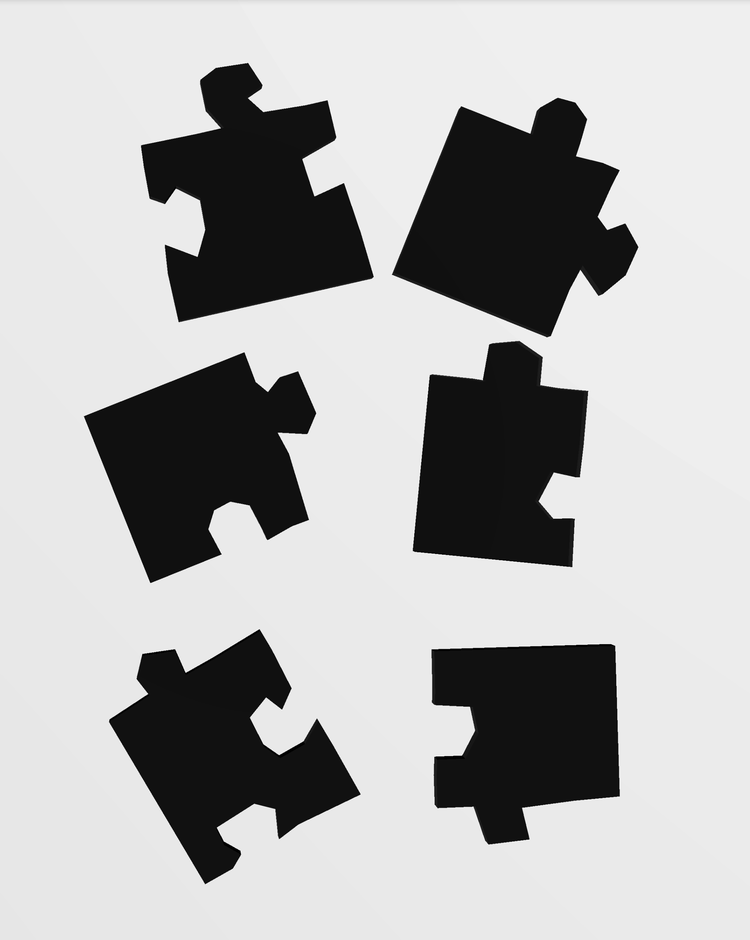
#> input picture data/image-007.png, 750 x 940 px, shrunk from 2064 x 2586 before the run
$ jupyter execute 04_ShapeAndPieceDetection.ipynb   (older library calls are emulated)
#> lines starting #> are read from the running program, lines starting #| are printed output that depends on the picture; after the words box and inside, x2 and y2 are one past the last pixel; in counts of white or black regions, pixels touching at a corner belong together
# 04 - Shape & Piece Detection

## Übersicht
Dieses Notebook zeigt die Schritte der Pipeline zur Erkennung von Puzzle-Teilen und dem Rahmen:

1. **Image Loading & Preprocessing** - Bild laden und vorbereiten (Grayscale, Blur, Threshold)
2. **Shape Detection (Sobel)** - Kantenerkennung mit Sobel-Operator
3. **Piece Detection** - Konturen finden und in Frame/Pieces aufteilen
4. **Visualisierung** - Ergebnisse darstellen

### Installation von packages

[cell 1]
import cv2
import numpy as np
import matplotlib.pyplot as plt

### 1. Image Loading & Preprocessing
Das Bild wird geladen und mit der im **01 - Image Preprocessing** definierten Methode vorbereitet:
- Grayscale Conversion
- Gaussian Blur (5x5)
- Otsu's Threshold

Diese Logik ist in `ImageLoader.__clean()` implementiert:

[cell 2]
image_path = '../data/image-007.png'
image_raw = cv2.imread(image_path)
#> image_raw is the input picture: shape (940, 750, 3); mean B, G, R 176, 176, 176

plt.imshow(cv2.cvtColor(image_raw, cv2.COLOR_BGR2RGB))
plt.title('Original Image', fontsize=16)
plt.axis('off')
plt.show()

print(f'Shape: {image_raw.shape}')
#| Shape: (940, 750, 3)

[cell 3]
# === ImageLoader.__clean() ===
# Quelle: solver/pipeline/image_loader.py

def image_loader_clean(image):
    """Preprocessing: Grayscale -> Gaussian Blur -> Otsu Threshold"""
    grayscale = cv2.cvtColor(image, cv2.COLOR_BGR2GRAY)
    blurred = cv2.GaussianBlur(grayscale, (5, 5), 0)

    _, threshold = cv2.threshold(blurred, 0, 255, cv2.THRESH_BINARY + cv2.THRESH_OTSU)
#> threshold: shape (940, 750); 73% white; 6 black regions, box (x1, y1, x2, y2) and area: (393, 98, 638, 337) 35774, (141, 63, 373, 322) 34468, (84, 353, 316, 583) 31573, (109, 630, 360, 884) 30750, (413, 341, 588, 567) 28997, (432, 644, 620, 844) 28847

    return threshold

image_preprocessed = image_loader_clean(image_raw)

fig, axes = plt.subplots(1, 2, figsize=(14, 6))
axes[0].imshow(cv2.cvtColor(image_raw, cv2.COLOR_BGR2RGB))
axes[0].set_title('Original', fontsize=14)
axes[0].axis('off')

axes[1].imshow(image_preprocessed, cmap='gray')
axes[1].set_title('ImageLoader.__clean() (Grayscale + Blur + Otsu)', fontsize=14)
axes[1].axis('off')

plt.tight_layout()
plt.show()

print(f'Preprocessed Shape: {image_preprocessed.shape}')
#| Preprocessed Shape: (940, 750)

### 2. Shape Detection (Sobel)
Der `ShapeDetector` verwendet den Sobel-Operator zur Kantenerkennung. Wie im **02 - Edge Detection** Notebook gezeigt, bietet Sobel einen guten Kompromiss zwischen Qualität und Performance.

Der Sobel-Operator berechnet:
- Gradient in X-Richtung (vertikale Kanten)
- Gradient in Y-Richtung (horizontale Kanten)
- Kombiniert beide zu einem Gesamtgradienten

[cell 4]
# === ShapeDetector.detect() ===
# Quelle: solver/pipeline/shape_detector.py

def shape_detector_detect(image):
    """Sobel Edge Detection"""
    gradient_x = cv2.Sobel(image, cv2.CV_16S, 1, 0)
    gradient_y = cv2.Sobel(image, cv2.CV_16S, 0, 1)

    gradient_x_abs = np.abs(gradient_x)
    gradient_y_abs = np.abs(gradient_y)

    return np.minimum(gradient_x_abs + gradient_y_abs, 255).astype(np.uint8)
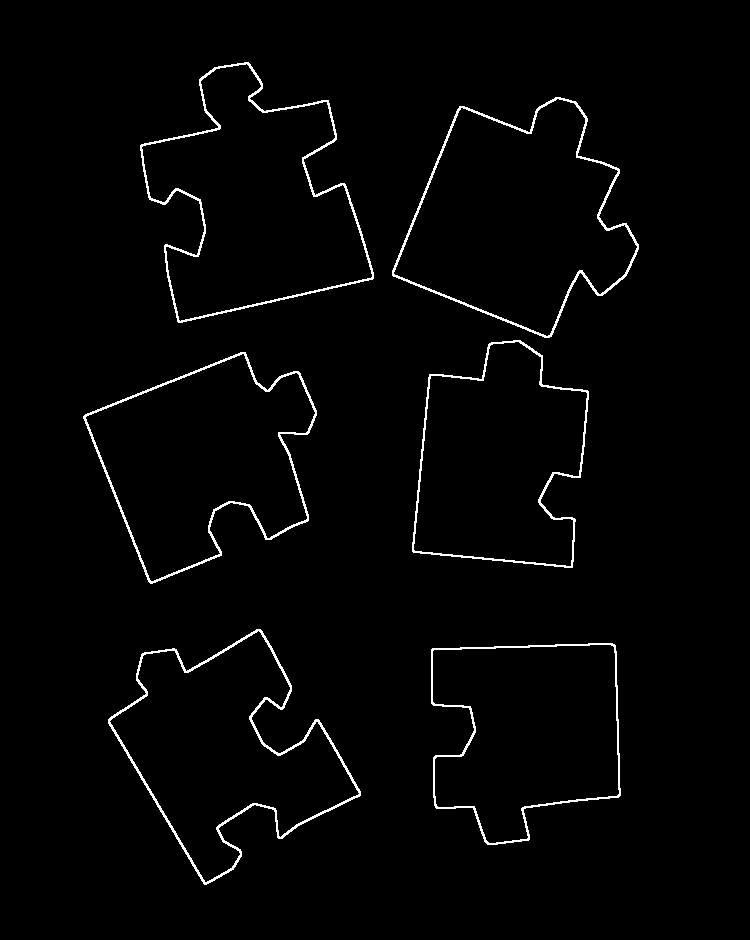
#> returned value: shape (940, 750); 1.9% white in thin lines or dots, all inside (x1, y1, x2, y2) = (83, 62, 639, 885)

image_edges = shape_detector_detect(image_preprocessed)

[cell 5]
# Visualisierung der einzelnen Gradienten
gradient_x = cv2.Sobel(image_preprocessed, cv2.CV_16S, 1, 0)
gradient_y = cv2.Sobel(image_preprocessed, cv2.CV_16S, 0, 1)

fig, axes = plt.subplots(2, 2, figsize=(14, 12))

axes[0, 0].imshow(image_preprocessed, cmap='gray')
axes[0, 0].set_title('Input (Preprocessed)', fontsize=14)
axes[0, 0].axis('off')

axes[0, 1].imshow(np.abs(gradient_x), cmap='gray')
axes[0, 1].set_title('Sobel X (Vertikale Kanten)', fontsize=14)
axes[0, 1].axis('off')

axes[1, 0].imshow(np.abs(gradient_y), cmap='gray')
axes[1, 0].set_title('Sobel Y (Horizontale Kanten)', fontsize=14)
axes[1, 0].axis('off')

axes[1, 1].imshow(image_edges, cmap='gray')
axes[1, 1].set_title('ShapeDetector.detect() - Kombiniert (|X| + |Y|)', fontsize=14)
axes[1, 1].axis('off')

plt.tight_layout()
plt.show()

### 3. Piece Detection
Der `PieceDetector` findet alle Konturen im Bild und trennt diese in:
- **Frame**: Die Kontur, die den linken Bildrand berührt (innerhalb von 30% der Bildbreite)
- **Pieces**: Alle anderen Konturen sind Puzzle-Teile

Für den Frame wird mittels `cv2.minAreaRect` das minimale umschliessende Rechteck berechnet.

[cell 6]
# === Hilfsfunktionen aus PolygonUtility ===
# Quelle: solver/utility/polygon.py

def get_frame(points):
    """Berechnet das minimale umschliessende Rechteck und gibt die Eckpunkte zurück"""
    points = np.array(points, dtype=np.float32)

    rectangle = cv2.minAreaRect(points)
    box = cv2.boxPoints(rectangle)

    s = box.sum(axis=1)
    diff = np.diff(box, axis=1)

    topLeft = box[np.argmin(s)]
    bottomRight = box[np.argmax(s)]
    topRight = box[np.argmin(diff)]
    bottomLeft = box[np.argmax(diff)]

    return {
        'topLeft': (float(topLeft[0]), float(topLeft[1])),
        'topRight': (float(topRight[0]), float(topRight[1])),
        'bottomLeft': (float(bottomLeft[0]), float(bottomLeft[1])),
        'bottomRight': (float(bottomRight[0]), float(bottomRight[1]))
    }

def calculate_center_of_mass(points):
    """Berechnet den Schwerpunkt eines Polygons"""
    area = 0.0
    cx = 0.0
    cy = 0.0
    n = len(points)

    for i in range(n):
        current = points[i]
        next_point = points[(i + 1) % n]
        cross = current[0] * next_point[1] - next_point[0] * current[1]
        area += cross
        cx += (current[0] + next_point[0]) * cross
        cy += (current[1] + next_point[1]) * cross

    area *= 0.5
    if area == 0:
        return (np.mean([p[0] for p in points]), np.mean([p[1] for p in points]))
    cx /= (6 * area)
    cy /= (6 * area)

    return (cx, cy)

[cell 7]
# === PieceDetector.detect() ===
# Quelle: solver/pipeline/piece_detector.py

FRAME_WIDTH_PERCENTAGE = 30

def piece_detector_detect(image):
    """Findet Konturen und trennt sie in Frame und Pieces"""
    contours, _ = cv2.findContours(image, cv2.RETR_EXTERNAL, cv2.CHAIN_APPROX_NONE)
#> contours = 6 contours; box (x1, y1, x2, y2) and area: (392, 97, 639, 338) 36518, (140, 62, 374, 323) 35268, (83, 352, 317, 584) 32294, (108, 629, 361, 885) 31670, (412, 340, 589, 568) 29508, (431, 643, 621, 845) 29326

    # Define boundary for frame
    left_boundary = int(image.shape[1] * FRAME_WIDTH_PERCENTAGE / 100)

    frame = None
    pieces = []

    for contour in contours:
        # Convert contour to Nx2 array
        coordinates = contour.reshape(-1, 2)

        # Check if contour touches left boundary -> Frame
        if np.any(coordinates[:, 0] < left_boundary):
            frame = get_frame(coordinates)
            frame['contour'] = contour  # Keep original contour for visualization
        else:
            # Piece
            center = calculate_center_of_mass(coordinates)
            pieces.append({
                'points': coordinates,
                'contour': contour,
                'center_of_mass': center
            })
#> this loop made 6 passes
#> (rectangle in get_frame, s in get_frame, diff in get_frame, topLeft in get_frame, bottomRight in get_frame, topRight in get_frame, bottomLeft in get_frame) on passes 3, 6: (((217.9, 460.4), (219.6, 185.3), -21.71), [737.3, 496.6, 619.4, 860.1], [436.9, 333.3, 48.11, 151.7], [81.64, 415], [354.2, 505.9], [285.7, 333.8], [150.2, 587.1]), (((248.5, 183.4), (202.1, 242.5), -13.16), [502.2, 210.9, 361.6, 653], [146.7, -34.19, -277, -96.04], [122.5, 88.33], [374.5, 278.5], [319.3, 42.31], [177.8, 324.5])
#> after the loop, pieces = 3 items

    return frame, pieces

frame, pieces = piece_detector_detect(image_edges)
#> frame = {'topLeft': (122.5, 88.33), 'topRight': (319.3, 42.31), 'bottomLeft': (177.8, 324.5), 'bottomRight': (374.5, 278.5), 'contour': contour of 990 points, box (x1, y1, x2, y2) (140, 62, 374, 323), area 35268}; pieces = 3 items

print(f'Frame gefunden: {frame is not None}')
#| Frame gefunden: True
print(f'Anzahl Pieces: {len(pieces)}')
#| Anzahl Pieces: 3

### 3.1 Frame vs. Pieces Separation
Der Frame wird identifiziert, indem geprüft wird, welche Kontur den linken Bildbereich (< 30% der Breite) berührt.

[cell 8]
left_boundary = int(image_edges.shape[1] * FRAME_WIDTH_PERCENTAGE / 100)

print(f'Bildbreite: {image_edges.shape[1]} px')
#| Bildbreite: 750 px
print(f'FRAME_WIDTH_PERCENTAGE: {FRAME_WIDTH_PERCENTAGE}%')
print(f'Frame-Grenze: {left_boundary} px')
#| Frame-Grenze: 225 px
print(f'\nKonturen links der Grenze werden als Frame erkannt.')

[cell 9]
# Visualisierung Frame vs. Pieces
separation_image = cv2.cvtColor(image_raw.copy(), cv2.COLOR_BGR2RGB)

# Frame-Grenze einzeichnen
cv2.line(separation_image, (left_boundary, 0), (left_boundary, image_edges.shape[0]), (255, 255, 0), 2)

# Frame in Blau
if frame is not None:
    cv2.drawContours(separation_image, [frame['contour']], -1, (0, 0, 255), 3)

# Pieces in Grün
for piece in pieces:
    cv2.drawContours(separation_image, [piece['contour']], -1, (0, 255, 0), 3)
#> this loop made 3 passes
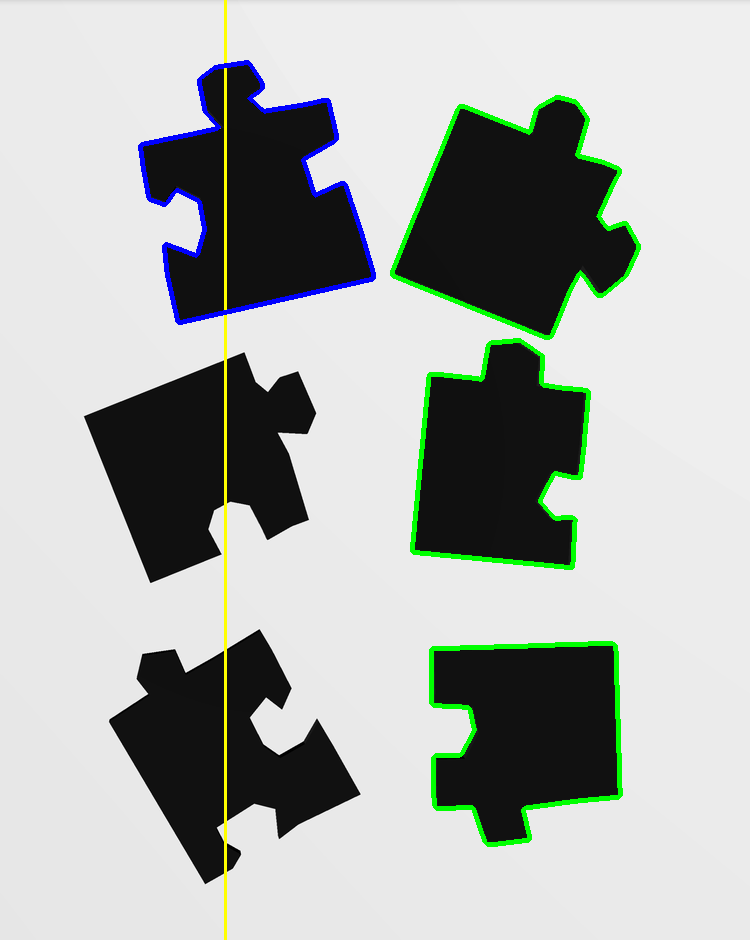
#> separation_image: shape (940, 750, 3); mean R, G, B 172.8, 177.1, 173.6

plt.figure(figsize=(14, 10))
plt.imshow(separation_image)
plt.title('Frame (Blau) vs. Pieces (Grün) - Gelbe Linie = 30% Grenze', fontsize=16)
plt.axis('off')
plt.show()

### 3.2 Frame Analyse (PuzzleFrame)
Der `PieceDetector` extrahiert die vier Eckpunkte des Frames mittels `cv2.minAreaRect()`.

[cell 10]
if frame is not None:
    print('PuzzleFrame Eckpunkte:')
    print(f"  topLeft:     ({frame['topLeft'][0]:.1f}, {frame['topLeft'][1]:.1f})")
#|   topLeft:     (122.5, 88.3)
    print(f"  topRight:    ({frame['topRight'][0]:.1f}, {frame['topRight'][1]:.1f})")
#|   topRight:    (319.3, 42.3)
    print(f"  bottomLeft:  ({frame['bottomLeft'][0]:.1f}, {frame['bottomLeft'][1]:.1f})")
#|   bottomLeft:  (177.8, 324.5)
    print(f"  bottomRight: ({frame['bottomRight'][0]:.1f}, {frame['bottomRight'][1]:.1f})")
#|   bottomRight: (374.5, 278.5)

    # Dimensionen berechnen
    width = np.linalg.norm(np.array(frame['topRight']) - np.array(frame['topLeft']))
#> width = 202.1
    height = np.linalg.norm(np.array(frame['bottomLeft']) - np.array(frame['topLeft']))
#> height = 242.5
    print(f'\nFrame Dimensionen:')
    print(f'  Breite: {width:.1f} px')
#|   Breite: 202.1 px
    print(f'  Höhe:   {height:.1f} px')
#|   Höhe:   242.5 px

[cell 11]
# Frame Visualisierung
if frame is not None:
    frame_image = cv2.cvtColor(image_raw.copy(), cv2.COLOR_BGR2RGB)

    # Rechteck aus Frame Eckpunkten zeichnen
    corners = [
        (int(frame['topLeft'][0]), int(frame['topLeft'][1])),
        (int(frame['topRight'][0]), int(frame['topRight'][1])),
        (int(frame['bottomRight'][0]), int(frame['bottomRight'][1])),
        (int(frame['bottomLeft'][0]), int(frame['bottomLeft'][1]))
    ]
#> corners = [(122, 88), (319, 42), (374, 278), (177, 324)]

    # Linien zeichnen
    for i in range(4):
        cv2.line(frame_image, corners[i], corners[(i+1) % 4], (255, 0, 0), 3)
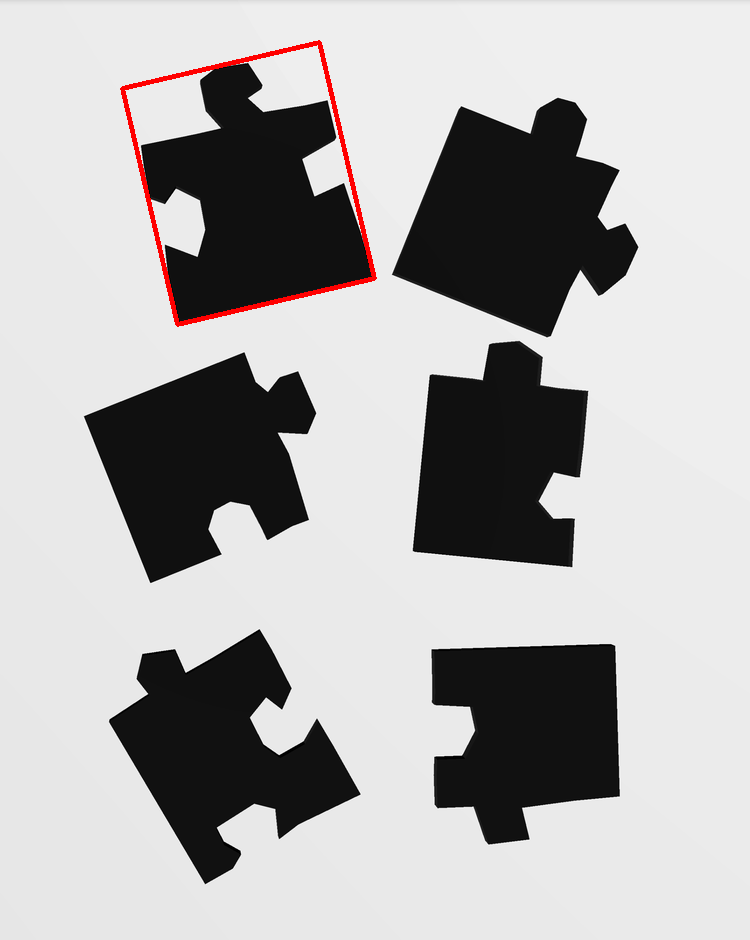
#> frame_image: shape (940, 750, 3); 0.6% of pixels changed, all inside (x1, y1, x2, y2) = (120, 40, 377, 327)

    # Eckpunkte markieren
    labels = ['TL', 'TR', 'BR', 'BL']
    colors = [(255, 0, 0), (0, 255, 0), (0, 0, 255), (255, 255, 0)]

    for i, (corner, label, color) in enumerate(zip(corners, labels, colors)):
        cv2.circle(frame_image, corner, 10, color, -1)
        cv2.putText(frame_image, label, (corner[0] + 15, corner[1]),
                    cv2.FONT_HERSHEY_SIMPLEX, 1, color, 2)
#> this loop made 4 passes
#> (corner, label, color) on passes 1 to 4: ((122, 88), 'TL', (255, 0, 0)), ((319, 42), 'TR', (0, 255, 0)), ((374, 278), 'BR', (0, 0, 255)), ((177, 324), 'BL', (255, 255, 0))
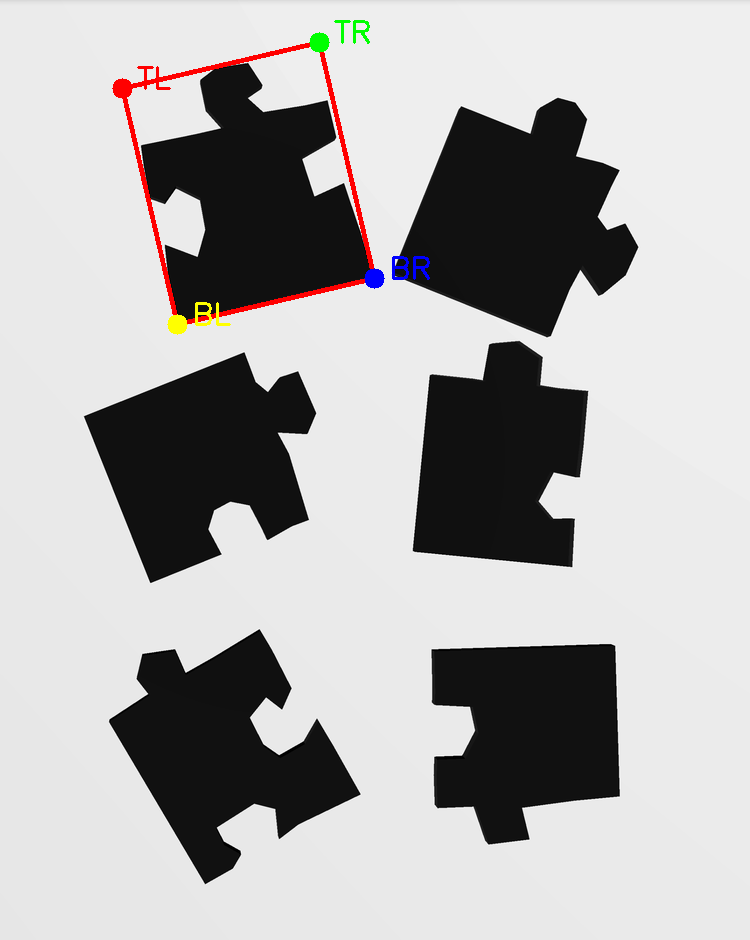
#> frame_image: shape (940, 750, 3); 0.34% of pixels changed, all inside (x1, y1, x2, y2) = (112, 20, 430, 335)

    plt.figure(figsize=(12, 8))
    plt.imshow(frame_image)
    plt.title('PuzzleFrame mit Eckpunkten', fontsize=16)
    plt.axis('off')
    plt.show()

### 3.3 Pieces Analyse
Für jedes Puzzle-Teil wird der Schwerpunkt (Center of Mass) berechnet. Dieser dient als Greifpunkt für den Roboter.

[cell 12]
for i, piece in enumerate(pieces):
    print(f'Piece {i}:')
    print(f'  Punkte: {len(piece["points"])}')
    print(f'  Center of Mass: ({piece["center_of_mass"][0]:.1f}, {piece["center_of_mass"][1]:.1f})')
    print()

[cell 13]
# Pieces mit Schwerpunkten visualisieren
pieces_image = cv2.cvtColor(image_raw.copy(), cv2.COLOR_BGR2RGB)

colors = plt.cm.tab10(np.linspace(0, 1, max(len(pieces), 1)))
#> colors = [[0.122, 0.467, 0.706, 1], [0.549, 0.337, 0.294, 1], [0.0902, 0.745, 0.812, 1]]

for i, piece in enumerate(pieces):
    color = tuple(int(c * 255) for c in colors[i][:3])

    # Kontur zeichnen
    cv2.drawContours(pieces_image, [piece['contour']], -1, color, 2)

    # Schwerpunkt markieren
    center = (int(piece['center_of_mass'][0]), int(piece['center_of_mass'][1]))
    cv2.circle(pieces_image, center, 8, color, -1)
    cv2.putText(pieces_image, f'P{i}', (center[0] + 10, center[1] - 10),
                cv2.FONT_HERSHEY_SIMPLEX, 0.8, color, 2)
#> this loop made 3 passes
#> (color, center) on passes 1 to 3: ((31, 119, 180), (527, 730)), ((140, 86, 75), (498, 461)), ((23, 190, 207), (515, 218))
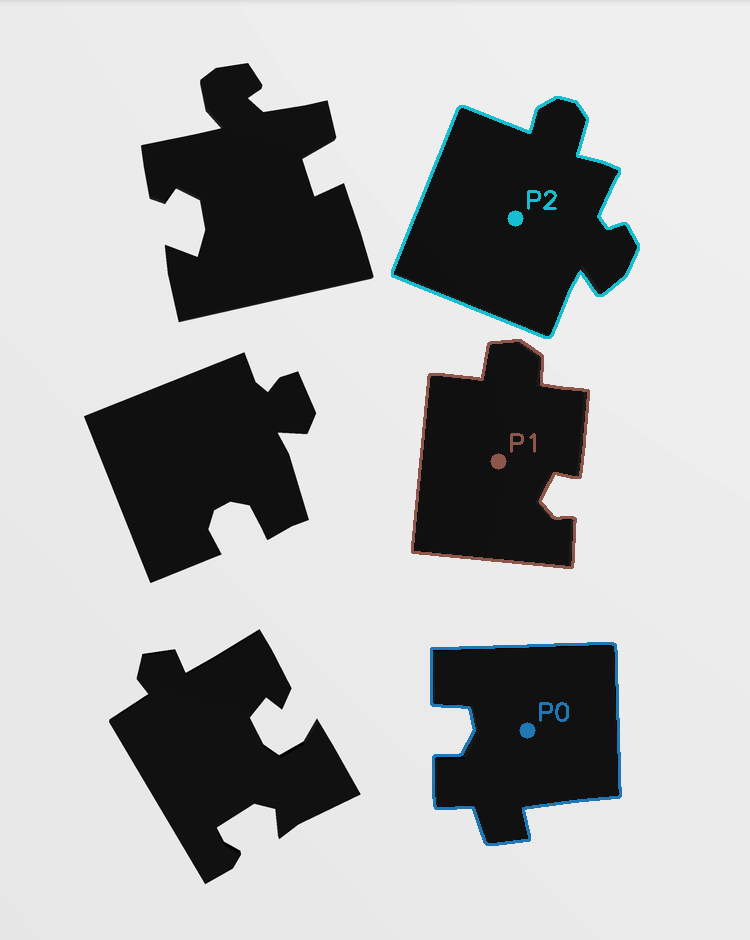
#> pieces_image: shape (940, 750, 3); 1.35% of pixels changed, all inside (x1, y1, x2, y2) = (391, 96, 640, 846)

plt.figure(figsize=(14, 10))
plt.imshow(pieces_image)
plt.title(f'Puzzle Pieces ({len(pieces)}) mit Schwerpunkten (Greifpunkte)', fontsize=16)
plt.axis('off')
plt.show()

### 4. Pipeline Zusammenfassung
Hier ist die komplette Pipeline visualisiert:

[cell 14]
fig, axes = plt.subplots(2, 2, figsize=(16, 14))

# 1. Original
axes[0, 0].imshow(cv2.cvtColor(image_raw, cv2.COLOR_BGR2RGB))
axes[0, 0].set_title('1. Original', fontsize=14)
axes[0, 0].axis('off')

# 2. ImageLoader (Preprocessed)
axes[0, 1].imshow(image_preprocessed, cmap='gray')
axes[0, 1].set_title('2. ImageLoader.__clean()', fontsize=14)
axes[0, 1].axis('off')

# 3. ShapeDetector (Edge Detection)
axes[1, 0].imshow(image_edges, cmap='gray')
axes[1, 0].set_title('3. ShapeDetector.detect()', fontsize=14)
axes[1, 0].axis('off')

# 4. PieceDetector (Final Result)
final_image = cv2.cvtColor(image_raw.copy(), cv2.COLOR_BGR2RGB)

# Frame zeichnen
if frame is not None:
    corners = [
        (int(frame['topLeft'][0]), int(frame['topLeft'][1])),
        (int(frame['topRight'][0]), int(frame['topRight'][1])),
        (int(frame['bottomRight'][0]), int(frame['bottomRight'][1])),
        (int(frame['bottomLeft'][0]), int(frame['bottomLeft'][1]))
    ]
    for i in range(4):
        cv2.line(final_image, corners[i], corners[(i+1) % 4], (255, 0, 0), 3)

# Pieces zeichnen
for piece in pieces:
    cv2.drawContours(final_image, [piece['contour']], -1, (0, 255, 0), 2)
    center = (int(piece['center_of_mass'][0]), int(piece['center_of_mass'][1]))
    cv2.circle(final_image, center, 6, (0, 255, 0), -1)
#> this loop made 3 passes
#> center on passes 1 to 3: (527, 730), (498, 461), (515, 218)
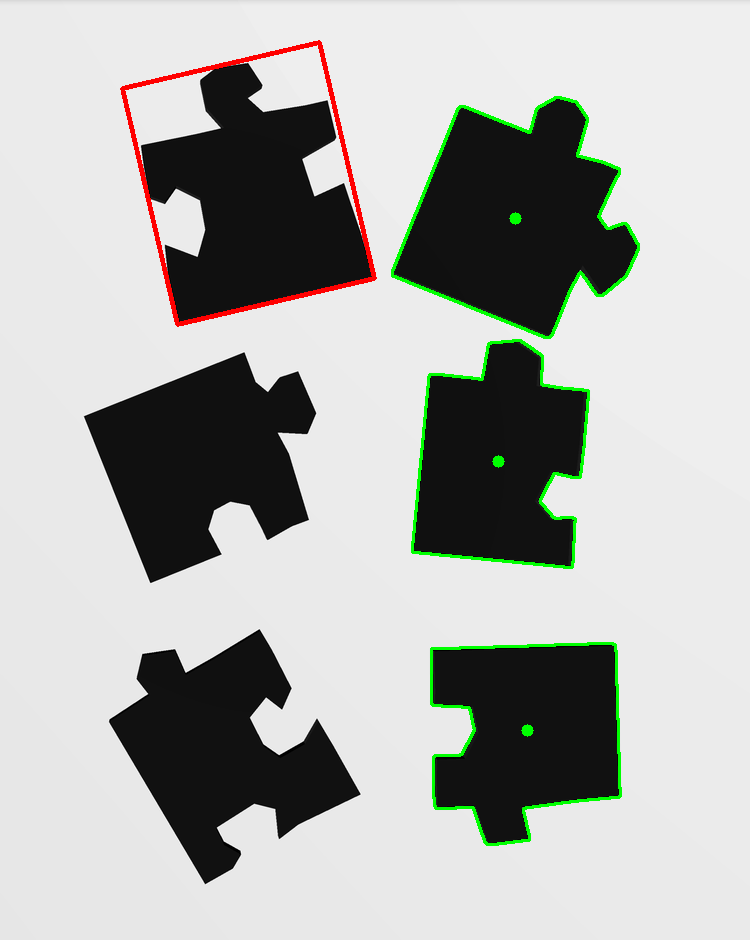
#> final_image: shape (940, 750, 3); 1.21% of pixels changed, all inside (x1, y1, x2, y2) = (391, 96, 640, 846)

axes[1, 1].imshow(final_image)
axes[1, 1].set_title('4. PieceDetector.detect()', fontsize=14)
axes[1, 1].axis('off')

plt.tight_layout()
plt.show()
